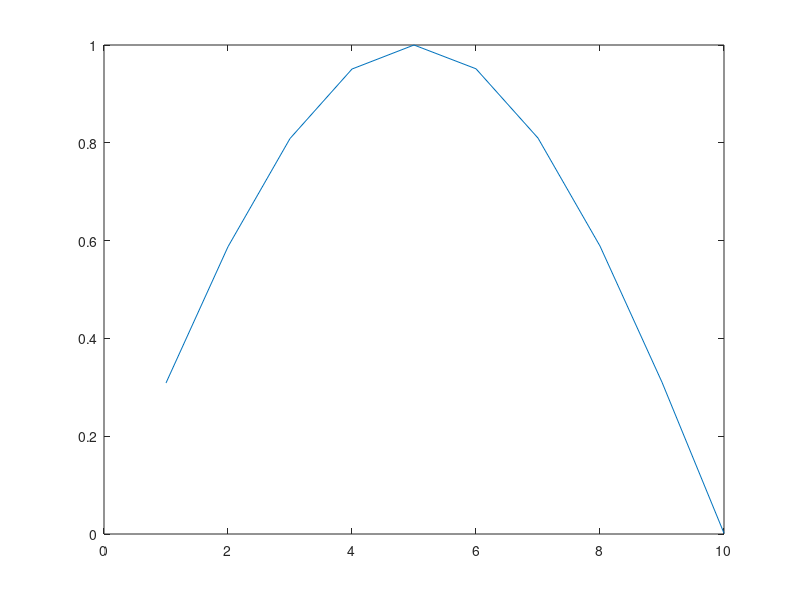
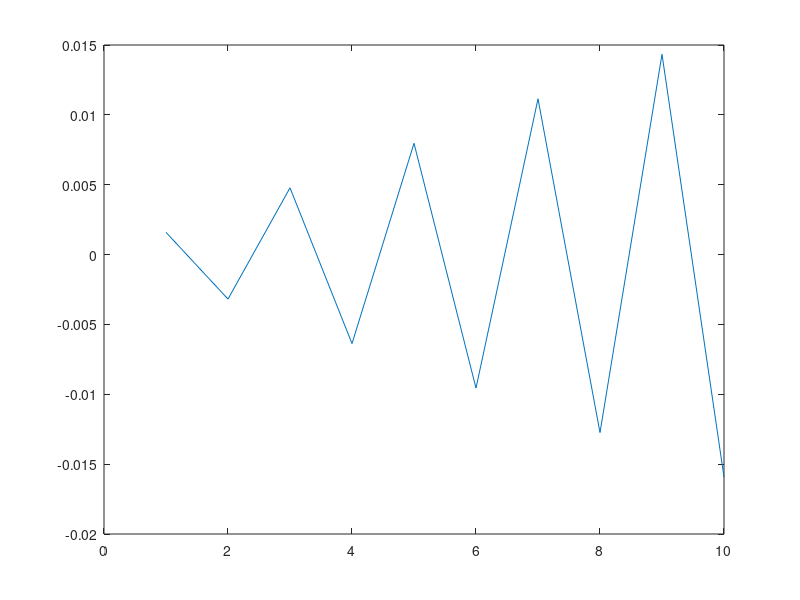

MATLAB code for these plots, in order: (Note: this script raises an error after producing the figures.)
%% clean and clear
clc 
close all
clearvars

%% Correlation
%vecteur de test
t = 1:10;
s_ref = sin(3.14.*t./10);

s_ref2 = sin(3.14.*t);

figure 
plot(s_ref)
figure
plot(s_ref2)

[autocorr] = correlation(s_ref,s_ref,numel(s_ref));

seuil = max(abs(autocorr));
[corr] = correlation(s_ref,s_ref2,numel(s_ref));

val = max(abs(corr));

figure 
plot(autocorr)

figure
plot(corr)
% 
% disp("Le resultat de la correlation est:")
% disp(['[ ' num2str(autocorr) ' ]'])

